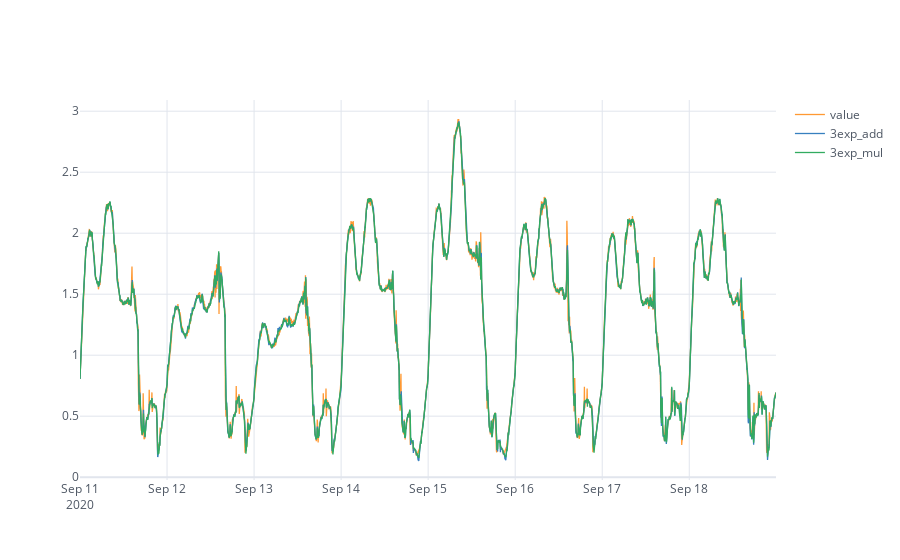

Notebook code cell kept with this figure:
### Code cell
data["3exp_add"] = ExponentialSmoothing(data["value"], trend="add", seasonal="add", seasonal_periods=288).fit().fittedvalues
data["3exp_mul"] = ExponentialSmoothing(data["value"], trend="mul", seasonal="mul", seasonal_periods=288).fit().fittedvalues
data[["value", "3exp_add", "3exp_mul"]].blot(theme="white")

### Figure 1 — Plotly figure (JSON) as saved in the notebook; plotly's stock layout.template omitted (floating-point values rounded to 4 significant figures; data arrays with more than 128 entries replaced by an {"elided": "..."} marker saying what was removed)
{"data": [{"line": {"color": "rgba(255, 153, 51, 1.0)", "dash": "solid", "shape": "linear", "width": 1.3}, "mode": "lines", "name": "value", "showlegend": true, "text": "", "type": "scatter", "x": {"elided": "2302 str values"}, "y": {"elided": "2302 float values"}}, {"line": {"color": "rgba(55, 128, 191, 1.0)", "dash": "solid", "shape": "linear", "width": 1.3}, "mode": "lines", "name": "3exp_add", "showlegend": true, "text": "", "type": "scatter", "x": {"elided": "2302 str values"}, "y": {"elided": "2302 float values"}}, {"line": {"color": "rgba(50, 171, 96, 1.0)", "dash": "solid", "shape": "linear", "width": 1.3}, "mode": "lines", "name": "3exp_mul", "showlegend": true, "text": "", "type": "scatter", "x": {"elided": "2302 str values"}, "y": {"elided": "2302 float values"}}], "layout": {"legend": {"bgcolor": "#FFFFFF", "font": {"color": "#4D5663"}}, "paper_bgcolor": "#FFFFFF", "plot_bgcolor": "#FFFFFF", "title": {"font": {"color": "#4D5663"}, "x": 0.5}, "xaxis": {"gridcolor": "#E1E5ED", "showgrid": true, "tickfont": {"color": "#4D5663"}, "title": {"font": {"color": "#4D5663"}, "text": ""}, "zerolinecolor": "#E1E5ED"}, "yaxis": {"gridcolor": "#E1E5ED", "showgrid": true, "tickfont": {"color": "#4D5663"}, "title": {"font": {"color": "#4D5663"}, "text": ""}, "zerolinecolor": "#E1E5ED"}}}
